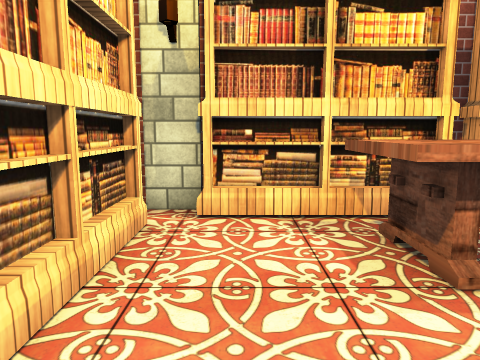
view 1 (above)

14 first-person views from a walk through a Unity game level. The camera is 1.4 m above the floor, tilts 8° down and sees 70° across. The floor is counted in squares, 1 m on a side. Each view is taken from the middle of a square. On the plan, view 1 faces up. The plan holds only what a view shows up to about 15 squares ahead; the rest is blank. Some animated figures are not drawn. Door leaves are left out, so doorways stand open. Some surface patterns are stand-ins.

view 2
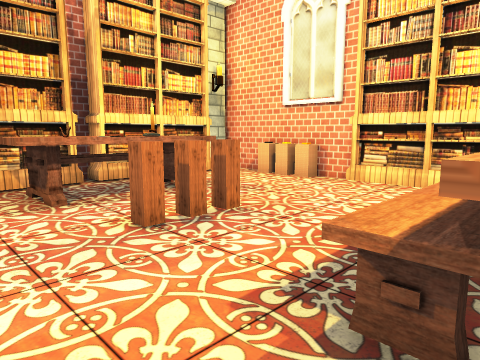

view 3
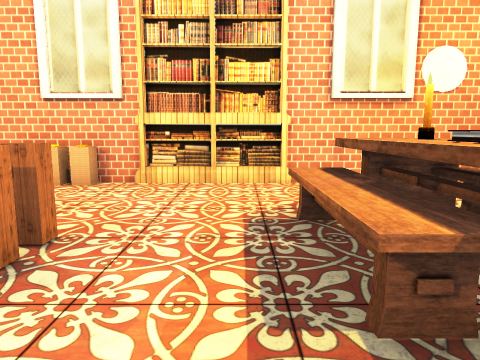

view 4
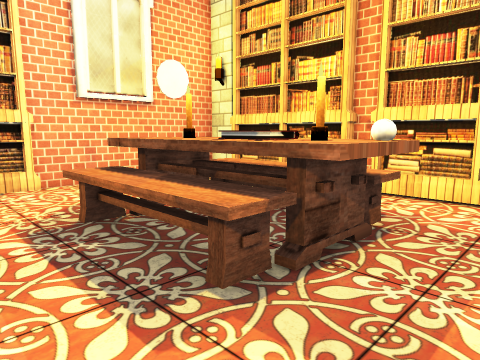

view 5
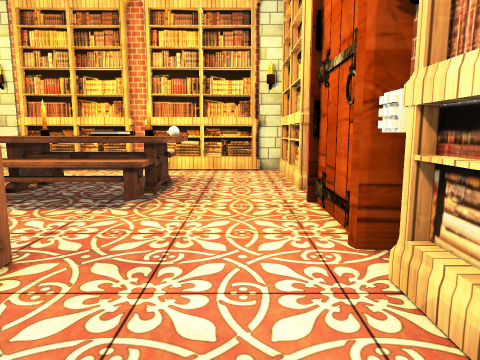

view 6
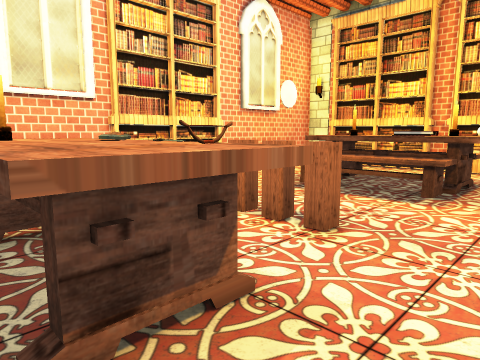

view 7
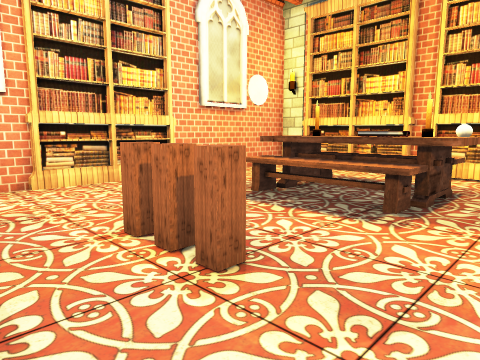

view 8
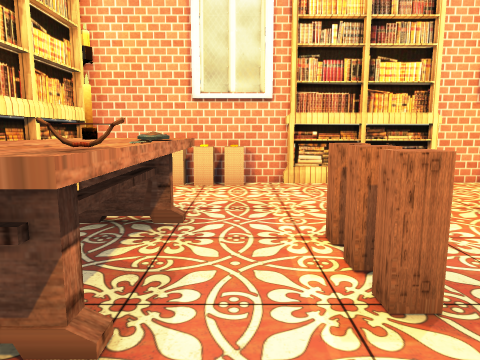

view 9
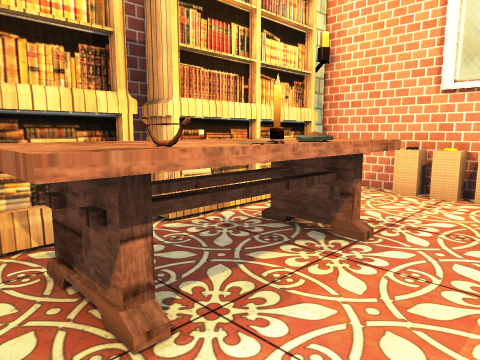

view 10
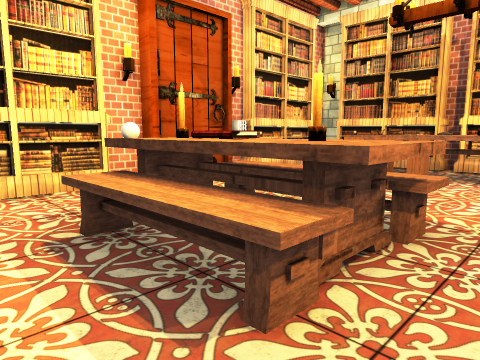

view 11
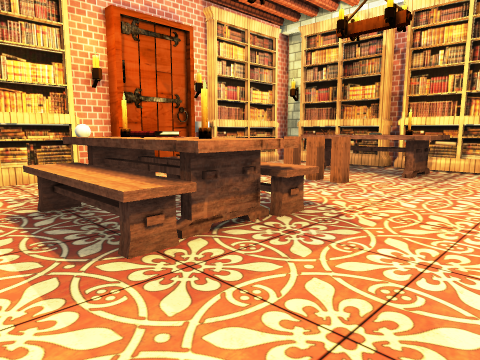

view 12
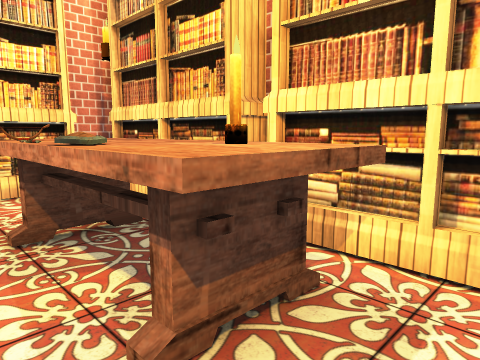

view 13
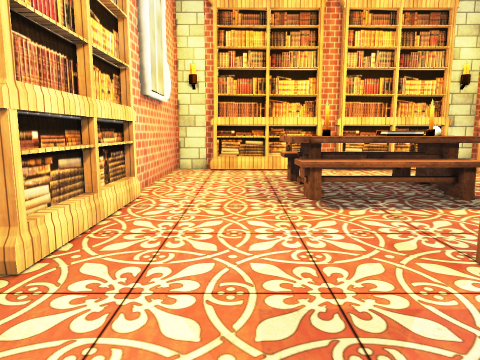

view 14
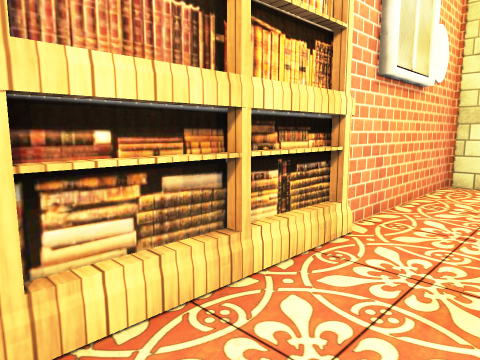

### Floor plan
Points are (right, up) in squares from view 1. A wall is a line through its corners. A room is listed if a view was taken in it or the views show most of it. See-through windows are left out.
Room 1 (views 1, 2, 3, 4, 5, 6, 7, 8, 9, 10, 11, 12, 13, 14)
walls: (3.7, 0.4) (3.3, 0.4) (3.3, 0.8) (3.7, 0.8) (3.7, 0.4); (2.8, 0.4) (2.5, 0.4) (2.5, 0.8) (2.8, 0.8); (4.1, 0.8) (4.5, 0.8) (4.5, 0.4) (4.1, 0.4); (-1.5, 0) (-1.5, -2.8); (-1.9, -3) (-1.9, -4.1); (9.4, 1.4) (9.4, 6.1) (8.5, 6.1); (-1.9, 1) (-1.9, 0.4); (3.4, -8.9) (4.1, -8.9); (8, -8.9) (9.4, -8.9) (9.4, -3.4); (4.1, 6.1) (3.5, 6.1); (-2, -8.9) (-0.5, -8.9); (-0.6, 6.1) (-1.9, 6.1) (-1.9, 5.1)
objects: bookshelf (-2, -8) to (-2, -5); bookshelf (-2, 2) to (-2, 4); bookshelf (0, -9) to (3, -9); bookshelf (0, 6) to (3, 6); chair (2, -6) to (6, -6); ball (2, -5); chair (2, -4) to (6, -3); other object (2, 3); other object (2, 3) to (6, 5); books (3, -5) to (3, -4); other object (3, 3); other object (4, -5); other object (4, 3); bookshelf (5, -9) to (7, -9); candle (5, -5); candle (5, 4); bookshelf (5, 6) to (7, 6); other object (6, -5); bookshelf (9, -3) to (10, 1); altar (9, 2) to (9, 4)

Where each view was taken, in squares from view 1:
view 1: 0 up, 0 right, facing up
view 2: 4 down, 0 right, facing up-right
view 3: 2 down, 0 right, facing right
view 4: 1 down, 0 right, facing down-right
view 5: 4 up, 0 right, facing down
view 6: 5 up, 0 right, facing down-right
view 7: 3 up, 0 right, facing down-right
view 8: 2 up, 0 right, facing right
view 9: 1 up, 1 right, facing up-right
view 10: 8 down, 7 right, facing up-left
view 11: 8 down, 9 right, facing up-left
view 12: 2 up, 7 right, facing up-left
view 13: 4 up, 7 right, facing down
view 14: 1 up, 7 right, facing down-right
